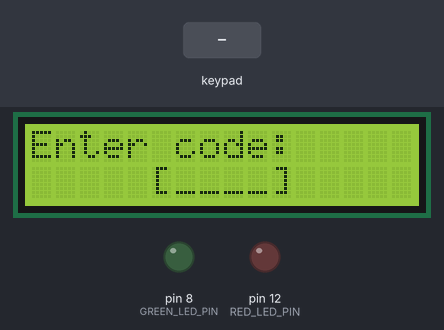
A program run on a simulated Arduino Mega 2560, built with avr-gcc and run on an emulated ATmega2560. On the bench: 16×2 character LCD, output pins drawn as LEDs (lit = HIGH). The inputs (shaded band) are chosen by the test bench.

Above: at 4.1 s.
4.2 s: keypad keys 1 2 3 4 A pressed 0.4 s apart
At 6.6 s:
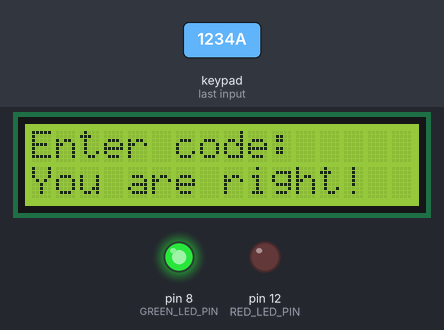
7.7 s: keypad keys 1 2 3 4 D pressed 0.4 s apart
At 9.3 s:
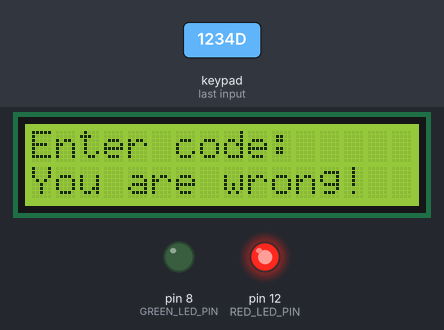
11.2 s: key '1' pressed
At 11.7 s:
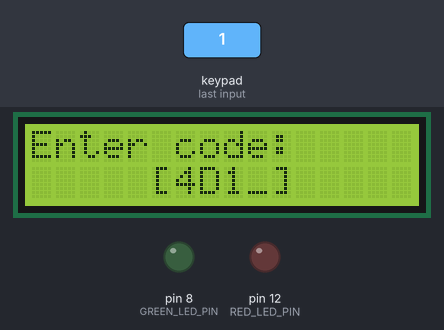
12.9 s: key '2' pressed
At 13.3 s:
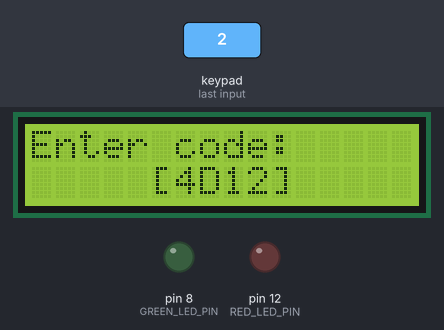
14.9 s: key 'Q' pressed
At 16.6 s:
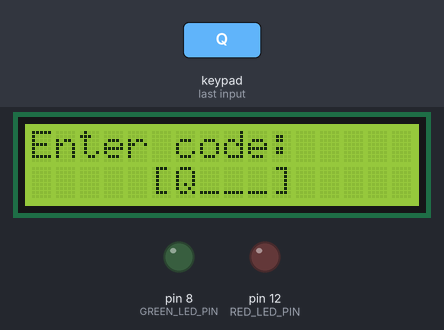
16.9 s: keypad keys 1 2 3 4 pressed 0.4 s apart
At 20.8 s:
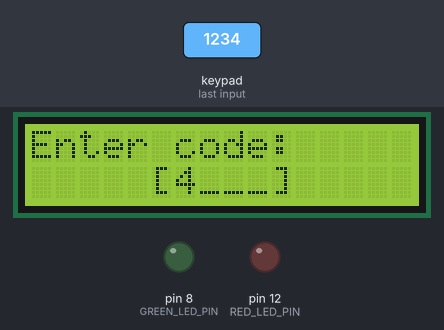
Timing chart, 0 to 21.0 s (numbered marks = the images above; inputs shaded):
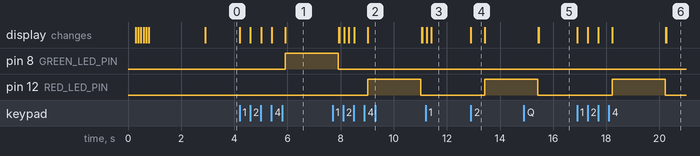

Measured:
- after the input at 4.2 s, pin 8 (GREEN_LED_PIN): LOW → HIGH after 1.7 s; the display: first changes at once (image 1 shows a later state)
- after the input at 7.7 s, pin 12 (RED_LED_PIN): LOW → HIGH after 1.3 s, → LOW 2.0 s later; the display: first differs from a run without the input after 0.43 s (image 2 shows a later state)
- after the input at 11.2 s, the display: first differs from a run without the input after 0.21 s (image 3)
- after the input at 12.9 s, pin 12 (RED_LED_PIN): LOW → HIGH after 0.52 s; the display: changes at once (image 4)
- after the input at 14.9 s, the display: first differs from a run without the input after 0.56 s (image 5)
- after the input at 16.9 s, pin 12 (RED_LED_PIN): LOW → HIGH after 1.3 s, → LOW 2.0 s later; the display: first changes at once (image 6 shows a later state)
- what the display in image 4 shows lasts 0.5 s, from 12.9 s to 13.4 s

The program:

main.cpp
```cpp
#include <Arduino.h>
#include "lcd_utils.h"
#include "keypad_utils.h"

#define GREEN_LED_PIN 8
#define RED_LED_PIN  12


LiquidCrystal_I2C lcd(I2C_ADDR, LCD_COLUMNS, LCD_LINES);
Keypad keypad = Keypad(makeKeymap(KEYPAD_KEYS), ROW_PINS, COL_PINS, ROWS, COLS);

const uint8_t CODE_LENGTH = 4;
const String CORRECT_CODE = "1234";

void displayResults(uint8_t ledPin, const String &message);
void determineResult(const String &enteredCode, String &message, uint8_t &ledPin);

void setup() {
  Serial.begin(9600);
  initializeLcd();
  pinMode(GREEN_LED_PIN, OUTPUT);
  pinMode(RED_LED_PIN, OUTPUT);
}

void loop() {
  String enteredCode = getEnteredCode(CODE_LENGTH);

  String message;
  uint8_t ledPin;

  determineResult(enteredCode, message, ledPin);

  displayResults(ledPin, message);
  resetLcd();
}

void displayResults(uint8_t ledPin, const String &message) {
  lcd.setCursor(0, 1);
  delay(500);
  lcd.print(message);
  digitalWrite(ledPin, HIGH);
  delay(2000);
  digitalWrite(ledPin, LOW);
}

void determineResult(const String &enteredCode, String &message, uint8_t &ledPin) {
  if (enteredCode == CORRECT_CODE) {
    message = "You are right!";
    ledPin = GREEN_LED_PIN;
  } else {
    message = "You are wrong!";
    ledPin = RED_LED_PIN;
  }
}
```

stdinout.h
```cpp
#ifndef _STDINOUT_H
#define _STDINOUT_H

// no need to make an instance of this yourself
class initializeSTDINOUT
{
    static size_t initnum;
  public:
    // Constructor
    initializeSTDINOUT();
};

// Call the constructor in each compiled file this header is included in
// static means the names won't collide
static initializeSTDINOUT initializeSTDINOUT_obj;

#endif
```

stdinout.cpp
```cpp
#if ARDUINO >= 100
#include "Arduino.h"
#else
#include "WProgram.h"
#endif
#include <stdio.h>
#include "stdinout.h"

// Function that printf and related will use to print
static int serial_putchar(char c, FILE *f)
{
  if (c == '\n') {
    serial_putchar('\r', f);
  }

  return Serial.write(c) == 1 ? 0 : 1;
}
// Function that scanf and related will use to read
static int serial_getchar(FILE *)
{
  // Wait until character is avilable
  while (Serial.available() <= 0) { ; }

  return Serial.read();
}

static FILE serial_stdinout;

static void setup_stdin_stdout()
{
  // Set up stdout and stdin
  fdev_setup_stream(&serial_stdinout, serial_putchar, serial_getchar, _FDEV_SETUP_RW);
  stdout = &serial_stdinout;
  stdin  = &serial_stdinout;
  stderr = &serial_stdinout;
}

// Initialize the static variable to 0
size_t initializeSTDINOUT::initnum = 0;

// Constructor that calls the function to set up stdin and stdout
initializeSTDINOUT::initializeSTDINOUT()
{
  if (initnum++ == 0) {
    setup_stdin_stdout();
  }
}
```

keypad_utils.h
```cpp
#ifndef KEYPAD_UTILS_H
#define KEYPAD_UTILS_H

#include <Keypad.h>
#include "lcd_utils.h"

#define ROWS 4
#define COLS 4

const char KEYPAD_KEYS[ROWS][COLS] = {
  { '1', '2', '3', '4' },
  { 'Q', 'W', 'E', 'R' },
  { 'A', 'S', 'D', 'F' },
  { 'Z', 'X', 'C', 'V' }
};

const uint8_t COL_PINS[COLS] = { A3, A2, A1, A0 };
const uint8_t ROW_PINS[ROWS] = { 5, 4, 3, 2 };

extern Keypad keypad;

String getEnteredCode(uint8_t codeLength);

#endif // KEYPAD_UTILS_H
```

lcd_utils.h
```cpp
#ifndef LCD_UTILS_H
#define LCD_UTILS_H

#include <LiquidCrystal_I2C.h>
#include <Keypad.h>

#define I2C_ADDR    0x27
#define LCD_COLUMNS 16
#define LCD_LINES   2

extern LiquidCrystal_I2C lcd;

void initializeLcd();
void resetLcd();

#endif // LCD_UTILS_H
```

keypad_utils.cpp
```cpp
#include "keypad_utils.h"


String getEnteredCode(uint8_t code_length) {
  String code = "";
  while (code.length() < code_length) {
    char key = keypad.getKey();
    if (key != NO_KEY) {
      code += key;
      lcd.setCursor(code.length() + 5, 1);
      lcd.write(key);
    }
  }
  return code;
}
```

lcd_utils.cpp
```cpp
#include "lcd_utils.h"


void initializeLcd() {
  lcd.init();
  lcd.backlight();
  lcd.setCursor(0, 0);
  lcd.print("Guess the CODE!");

  String message = "4 digits";
  lcd.setCursor(4, 1);
  for(int i = 0; i < message.length(); i++){
    lcd.write(message[i]);
    delay(100);
  }

  delay(2000);
  resetLcd();
}

void resetLcd() {
  lcd.clear();
  lcd.setCursor(0, 0);
  lcd.print("Enter code:");
  lcd.setCursor(5, 1);
  lcd.print("[____]");
}
```
